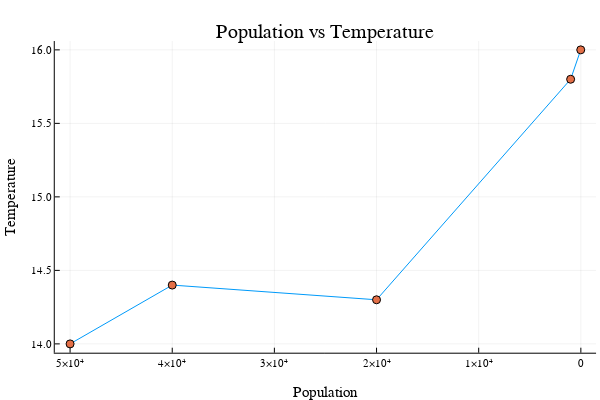

This figure's notebook cell:
### Code cell
plot(pop, temps, legend=false)
scatter!(pop, temps, legend=false)

xflip!()
xlabel!("Population")
ylabel!("Temperature")
title!("Population vs Temperature")

### Figure 1 — Plotly figure (JSON) as saved in the notebook; plotly's stock layout.template omitted (floating-point values rounded to 4 significant figures)
{"data": [{"colorbar": {"title": ""}, "legendgroup": "y1", "line": {"color": "rgba(0, 154, 250, 1.000)", "dash": "solid", "shape": "linear", "width": 1}, "mode": "lines", "name": "y1", "showlegend": true, "type": "scatter", "x": [50000, 40000, 20000, 1000, 10], "xaxis": "x1", "y": [14, 14.4, 14.3, 15.8, 16], "yaxis": "y1", "zmax": null, "zmin": null}, {"colorbar": {"title": ""}, "legendgroup": "y2", "marker": {"color": "rgba(227, 111, 71, 1.000)", "line": {"color": "rgba(0, 0, 0, 1.000)", "width": 1}, "size": 8, "symbol": "circle"}, "mode": "markers", "name": "y2", "showlegend": true, "type": "scatter", "x": [50000, 40000, 20000, 1000, 10], "xaxis": "x1", "y": [14, 14.4, 14.3, 15.8, 16], "yaxis": "y1", "zmax": null, "zmin": null}], "layout": {"annotations": [{"font": {"color": "rgba(0, 0, 0, 1.000)", "family": "sans-serif", "size": 20}, "rotation": 0, "showarrow": false, "text": "Population vs Temperature", "x": 0.5424, "xanchor": "center", "xref": "paper", "y": 1, "yanchor": "top", "yref": "paper"}], "height": 400, "margin": {"b": 20, "l": 0, "r": 0, "t": 20}, "paper_bgcolor": "rgba(255, 255, 255, 1.000)", "plot_bgcolor": "rgba(255, 255, 255, 1.000)", "showlegend": false, "width": 600, "xaxis": {"anchor": "y1", "domain": [0.09128, 0.9934], "gridcolor": "rgba(0, 0, 0, 0.100)", "gridwidth": 0.5, "linecolor": "rgba(0, 0, 0, 1.000)", "mirror": false, "range": [51500.0, -1490.0], "showgrid": true, "showline": true, "showticklabels": true, "tickangle": 0, "tickcolor": "rgb(0, 0, 0)", "tickfont": {"color": "rgba(0, 0, 0, 1.000)", "family": "sans-serif", "size": 11}, "tickmode": "array", "ticks": "inside", "ticktext": ["0", "1×10⁴", "2×10⁴", "3×10⁴", "4×10⁴", "5×10⁴"], "tickvals": [0, 10000, 20000, 30000, 40000, 50000], "title": "Population", "titlefont": {"color": "rgba(0, 0, 0, 1.000)", "family": "sans-serif", "size": 15}, "type": "-", "visible": true, "zeroline": false, "zerolinecolor": "rgba(0, 0, 0, 1.000)"}, "yaxis": {"anchor": "x1", "domain": [0.07581, 0.9415], "gridcolor": "rgba(0, 0, 0, 0.100)", "gridwidth": 0.5, "linecolor": "rgba(0, 0, 0, 1.000)", "mirror": false, "range": [13.94, 16.06], "showgrid": true, "showline": true, "showticklabels": true, "tickangle": 0, "tickcolor": "rgb(0, 0, 0)", "tickfont": {"color": "rgba(0, 0, 0, 1.000)", "family": "sans-serif", "size": 11}, "tickmode": "array", "ticks": "inside", "ticktext": ["14.0", "14.5", "15.0", "15.5", "16.0"], "tickvals": [14, 14.5, 15, 15.5, 16], "title": "Temperature", "titlefont": {"color": "rgba(0, 0, 0, 1.000)", "family": "sans-serif", "size": 15}, "type": "-", "visible": true, "zeroline": false, "zerolinecolor": "rgba(0, 0, 0, 1.000)"}}}
